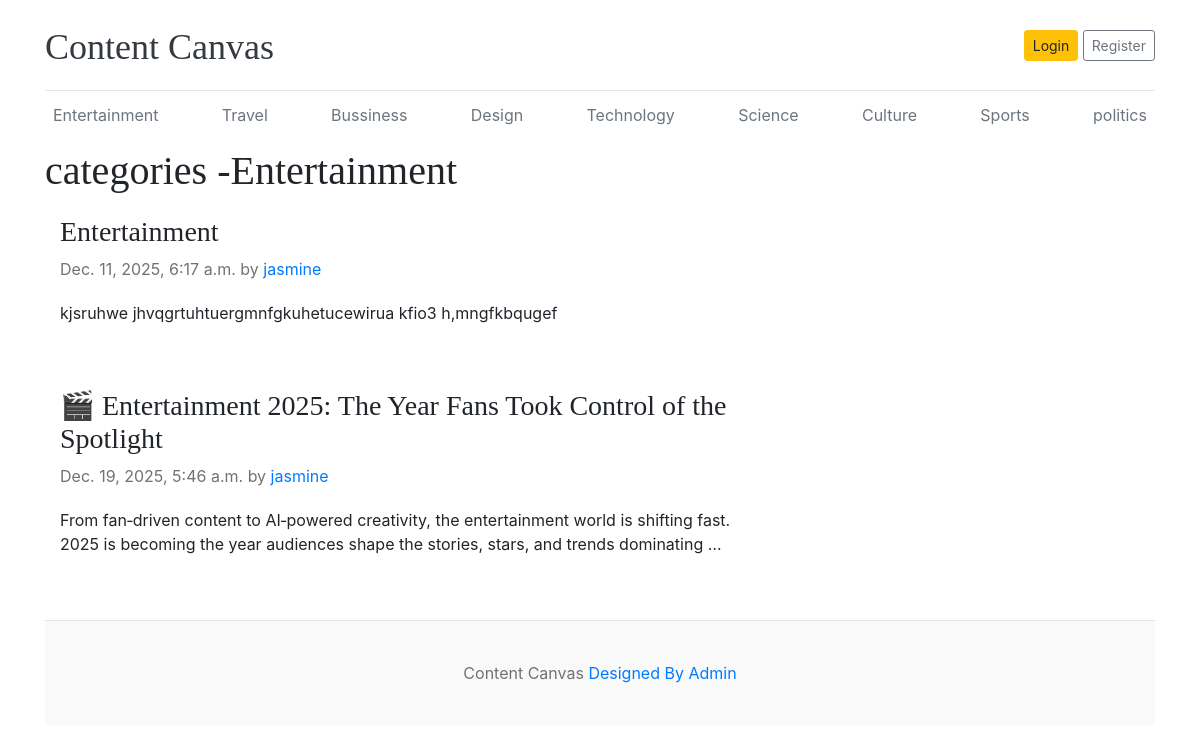
The app's page /category/Entertainment/ with its own data.
### base/models.py (models this page shows)
class category(models.Model):
    category_name=models.CharField(max_length=100)
    created_at=models.DateTimeField(auto_now_add=True)
    updated_at=models.DateTimeField(auto_now=True)
    def __str__(self):
        return self.category_name

class Article(models.Model):
    title=models.CharField(max_length=1000)
    slug=models.SlugField(max_length=1000)
    short_description=models.TextField(max_length=10000)
    detail_description=models.TextField(max_length=10000)
    author=models.ForeignKey(to=User,on_delete=models.CASCADE)
    category=models.ForeignKey(to=category,on_delete=models.CASCADE)
    created_at=models.DateTimeField(auto_now_add=True)
    updated_at=models.DateTimeField(auto_now=True)
    image=models.ImageField(upload_to='contentcanvas/media')
    status=models.CharField(choices=status_choice)
    is_trending=models.BooleanField(default=False)

### base/views.py (the view)
# urls.py: path('category/<cat>/',views.category_articles,name='category'),
def category_articles(request,cat):
    cate=category.objects.get(category_name=cat)
    context={
        'articles':Article.objects.filter(category=cate.id),
        'category':cate
    }
    return render(request,'category.html',context)

### base/context_processors.py (called while the page is built)
def extract_category(request):
    return {'categories':category.objects.all()}

### templates/category.html (shortened to what this page needs)
<!DOCTYPE html>
<html lang="en">
<head>
</head>
<body>
    {% extends "home.html" %}
    {% block content %}
    <h1 style='margin-bottom:20px'>categories -{{category.category_name}}</h1>
    <div style='margin-bottom:30px'>
    {% if articles %}
    {% for i in articles  %}
      <div class="col-md-8 blog-main">
        <div class="blog-post">
          <h3>{{i.title}}</h3>
          <p class="blog-post-meta">{{i.updated_at}} by  <a href="#">{{i.author}}</a></p>
          <p>{{i.short_description|truncatewords:25}}</p>
        </div>
      </div>
    {% endfor %}
    {% else %}
    <p>no articles available..</p>
    {% endif %}
    </div>
    {% endblock content %}

### templates/Home.html (shortened to what this page needs)
{% load static %}
<!DOCTYPE html>
<html lang="en">
<head>
    <link href="https://getbootstrap.com/docs/4.0/dist/css/bootstrap.min.css" rel="stylesheet">
    <link href="{% static 'home.css' %}" rel="stylesheet">
  </head>
<body>
    <div class="container">
      <header class="blog-header py-3">
        <div class="row flex-nowrap justify-content-between align-items-center">
          <div class="col-8 pt-1">
            <a class="blog-header-logo text-dark" href="/">Content Canvas</a>
          </div>
          <div class="col-4 d-flex justify-content-end align-items-center">
            {% if user.is_authenticated  %}
            <p style="margin: 10px;">You have logged in as {{user}}</p>
             <a class="btn btn-sm btn-warning" href="{% url "logout" %}">Logout</a> &nbsp;
            {% else %}
            <a class="btn btn-sm btn-warning" href="{% url "login" %}">Login</a> &nbsp;
            <a class="btn btn-sm btn-outline-secondary" href="{% url "register page" %}">Register</a>
            {% endif %}
          </div>
        </div>
      </header>
      <div class="nav-scroller py-1 mb-2">
        <nav class="nav d-flex justify-content-between">
          {% for i in categories %}
           <a class="p-2 text-muted" href="{% url "category" i %}">{{i}}</a>
          {% endfor %}
        </nav>
      </div>
{% block content %}{% endblock content %}
<footer class="blog-footer">
  <p>Content Canvas  <a href="#">Designed By Admin</a></p>
</footer>
</body>
</html>

### static files/home.css (style rules this page uses)
.blog-header { border-bottom: 1px solid #e5e5e5; }
.blog-header-logo { font-family: "Playfair Display", Georgia, "Times New Roman", serif; font-size: 2.25rem; }
h1, h2, h3, h4, h5, h6 { font-family: "Playfair Display", Georgia, "Times New Roman", serif; }
.blog-post { margin-bottom: 4rem; }
.blog-post-meta { margin-bottom: 1.25rem; color: #727272; }
.blog-footer { padding: 2.5rem 0; color: #727272; text-align: center; background-color: #f9f9f9; border-top: .05rem solid #e5e5e5; }
.blog-footer p:last-child { margin-bottom: 0; }

### records on screen
category: category_name "Entertainment"
category: category_name "Travel"
category: category_name "Bussiness"
category: category_name "Design"
category: category_name "Technology"
category: category_name "Science"
category: category_name "Culture"
category: category_name "Sports"
category: category_name "politics"
Article: title "Entertainment", updated_at "Dec. 11, 2025, 6:17 a.m.", author "jasmine", short_description "kjsruhwe jhvqgrtuhtuergmnfgkuhetucewirua kfio3 h,mngfkbqugef"
Article: title "🎬 Entertainment 2025: The Year Fans Took Control of the Spotlight", updated_at "Dec. 19, 2025, 5:46 a.m.", author "jasmine", short_description "From fan‑driven content to AI‑powered creativity, the entertainment world is shifting fast. 2025 is becoming the year audiences shape the stories, stars, and trends dominating …"
